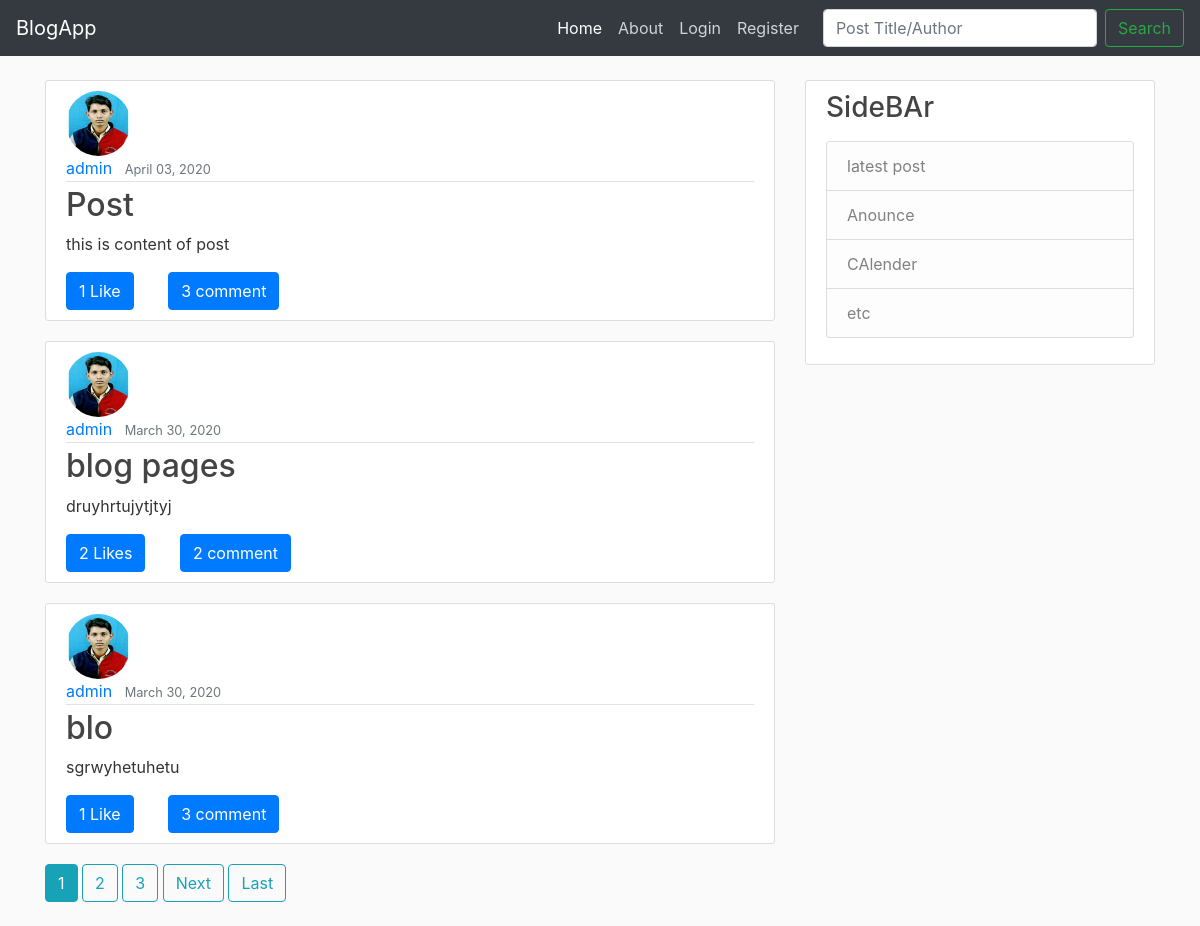
The page / on the database its author committed.
### blogapp/models.py (models this page shows, shortened)
class Post(models.Model):
    title = models.CharField(max_length=100)
    content = models.TextField()
    date_posted = models.DateTimeField(default=timezone.now)
    author = models.ForeignKey(User, on_delete=models.CASCADE)

### users/models.py (models this page shows, shortened)
class Profile(models.Model):
    user = models.OneToOneField(User, on_delete=models.CASCADE)
    image = models.ImageField(default='default.jpg', upload_to='profile_pics')

### blogapp/views.py (the view)
# urls.py: path('', PostList.as_view(), name='blog-home'),
class PostList(ListView):
    model = Post
    template_name = 'blogapp/index.html'
    context_object_name ='posts'
    ordering = ['-date_posted']
    paginate_by = 3
    def get_context_data(self, **kwargs):
         context = super().get_context_data(**kwargs)
         return context

### blogapp/templates/blogapp/index.html (shortened to what this page needs)
{% extends 'blogapp/base.html'%}
{% block content %}
    {% for post in posts %}
    <article class="content-section">
        <img class="rounded-circle article-img" src="{{post.author.profile.image.url}}" alt="profile Pic">
        <div class="media-body">
        <div class="article-metadata">
            <a class="mr-2" href="{% url 'user-posts' post.author.username %}">{{post.author}} </a>
            <small class="text-muted">{{post.date_posted|date:"F d, Y"}}</small>
        </div>
        <h2><a class="article-title my-5" href="{% url 'post-detail' post.id %}">{{post.title}}</a></h2>
        <p class="article-content">{{post.content}}</p>
            <div id="lc{{post.id}}">
                <button id="like{{post.id}}" data-catid="{{post.id}}" class="btn btn-primary" type="button">
                <span id='like_count{{post.id}}'>{{post.likes.count}}</span> Like{{post.likes.count|pluralize}}
                </button>
                <a href="{% url 'post-detail' post.id %}" class="btn btn-primary" id="comnt">{{post.comments.count}} comment</a>
            </div>
        </div>
    </article>
    {% endfor %}
        {% if is_paginated %}
            {% for num in page_obj.paginator.page_range %}
                {% if page_obj.number == num %}
                    <a class="btn btn-info mb-4" href="?page={{num}}">{{num}}</a>
                    {% elif num > page_obj.number|add:'-3' and  num < page_obj.number|add:'+3' %}
                    <a class="btn btn-outline-info mb-4" href="?page={{num}}">{{num}}</a>
                {% endif %}
            {% endfor %}
            {% if page_obj.has_next %}
                <a class="btn btn-outline-info mb-4" href="?page={{page_obj.next_page_number}}">Next</a>
                <a class="btn btn-outline-info mb-4" href="?page={{ page_obj.paginator.num_pages }}">Last</a>
                {% endif %}
        {% endif %}
{% endblock %}

### blogapp/templates/blogapp/base.html (shortened to what this page needs)
{% load static%}
<!DOCTYPE html>
<html lang="en">
<head>
    <link rel="stylesheet" href="https://stackpath.bootstrapcdn.com/bootstrap/4.4.1/css/bootstrap.min.css">
    <link rel="stylesheet" type="text/css" href="{% static 'blogapp/main.css' %}">
</head>
<body>
    <header class="site-header">
        <nav class="navbar navbar-expand-md navbar-dark bg-dark fixed-top">
            <a class="navbar-brand mr-3" href="#">BlogApp</a>
            <div class="collapse navbar-collapse" id="navbarSupportedContent">
            <ul class="navbar-nav ml-auto mr-3">
                <li class="nav-item active">
                <a class="nav-link" href="{% url 'blog-home'  %}">Home <span class="sr-only">(current)</span></a>
                </li>
                <li class="nav-item">
                    <a class="nav-link" href="{% url 'about'%}">About</a>
                </li>
                {% if user.is_authenticated %}
                <li class="nav-item">
                    <a class="nav-link" href="{% url 'post-create' %}">New Post</a>
                </li>
                <li class="nav-item">
                    <a class="nav-link" href="{% url 'profile' %}">Profile</a>
                </li>
                <li class="nav-item">
                    <a class="nav-link" href="{% url 'logout' %}">{{user.username}}, Logout</a>
                </li>
                {% else %}
                <li class="nav-item">
                    <a class="nav-link" href="{% url 'login' %}">Login</a>
                </li>
                <li class="nav-item">
                    <a class="nav-link" href="{% url 'register'%}">Register</a>
                </li>
                {% endif %}
            </ul>
            <form action="{% url 'search' %}" class="form-inline my-2 my-lg-0" method='GET'>
                <input class="form-control mr-sm-2" type="search" value="{{query|escape}}" placeholder="Post Title/Author" name='q' aria-label="Search">
                <button class="btn btn-outline-success my-2 my-sm-0" type="submit">Search</button>
            </form>
            </div>
        </nav>
    </header>
    <main role="main" class="bod container">
        <div class="row">
            <div class="col-md-8">
                {% block content %}
                {% endblock %}
            </div>
            <div class="col-md-4">
                <div class="content-section">
                    <h3>SideBAr</h3>
                    <p class="muted">
                        <ul class="list-group">
                            <li class="list-group-item list-group-item-light">latest post</li>
                            <li class="list-group-item list-group-item-light">Anounce</li>
                            <li class="list-group-item list-group-item-light">CAlender</li>
                            <li class="list-group-item list-group-item-light">etc</li>
                        </ul>
                    </p>
                </div>
            </div>
        </div>
    </main>
</body>
</html>

### blogapp/static/blogapp/main.css (style rules this page uses)
body { background: #fafafa; color: #333333; margin-top: 5rem; }
h1, h2, h3, h4, h5, h6 { color: #444444; }
ul { margin: 0; }
.site-header .navbar-nav .nav-link { color: #cbd5db; }
.content-section { background: #ffffff; padding: 10px 20px; border: 1px solid #dddddd; border-radius: 3px; margin-bottom: 20px; }
.article-title { color: #444444; }
.article-content { position:relative; white-space: pre-line; margin:10px -300 0 0; }
.article-img { height: 65px; width: 65px; margin-right: 16px; }
.article-metadata { padding-bottom: 1px; margin-bottom: 4px; border-bottom: 1px solid #e3e3e3 }

### blogapp/templates/blogapp/base.html (style rules this page uses)
#comnt { display:inline-block; margin-left:30px; }

### rows shown on the page
Post: author.profile.image (picture), author "admin", date_posted "April 03, 2020", title "Post", content "this is content of post", likes.count "1", comments.count "3"
Post: author.profile.image (picture), author "admin", date_posted "March 30, 2020", title "blog pages", content "druyhrtujytjtyj", likes.count "2", comments.count "2"
Post: author.profile.image (picture), author "admin", date_posted "March 30, 2020", title "blo", content "sgrwyhetuhetu", likes.count "1", comments.count "3"

### other values the page prints
{{ num }} "1"
{{ num }} "2" "3"
